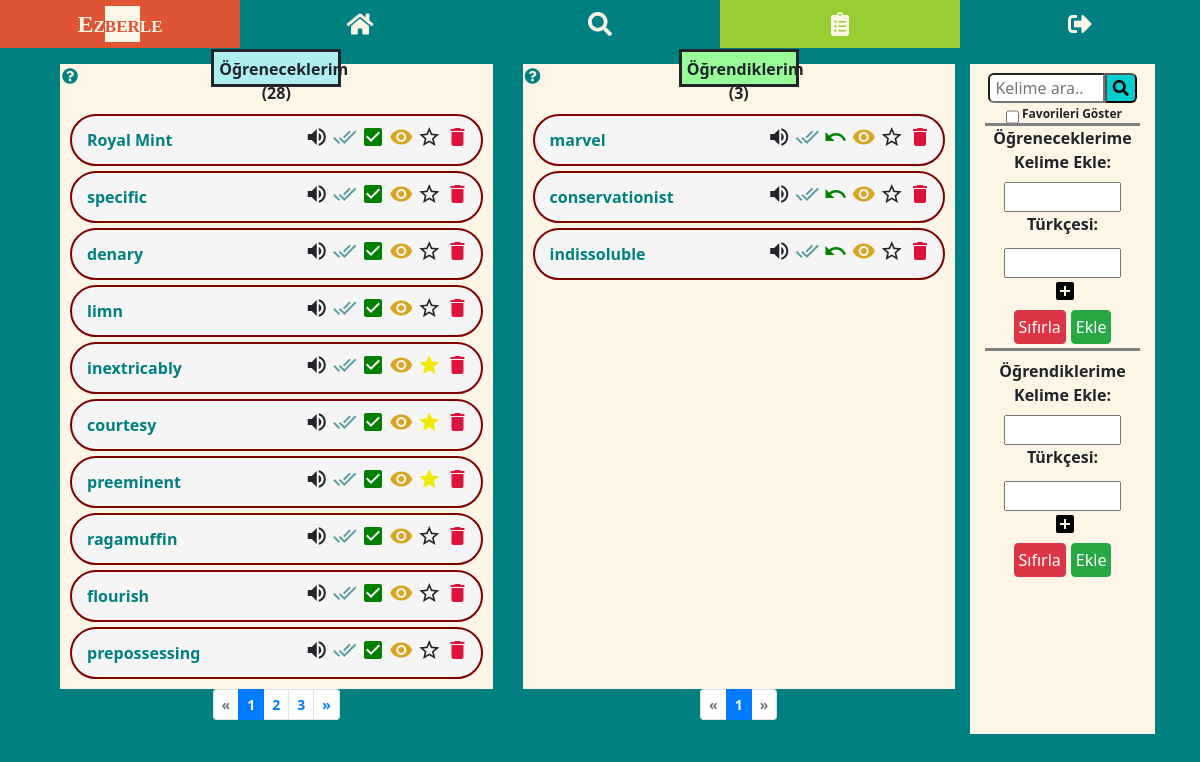
The app's page /kelime_listesi/ (signed in), older data.
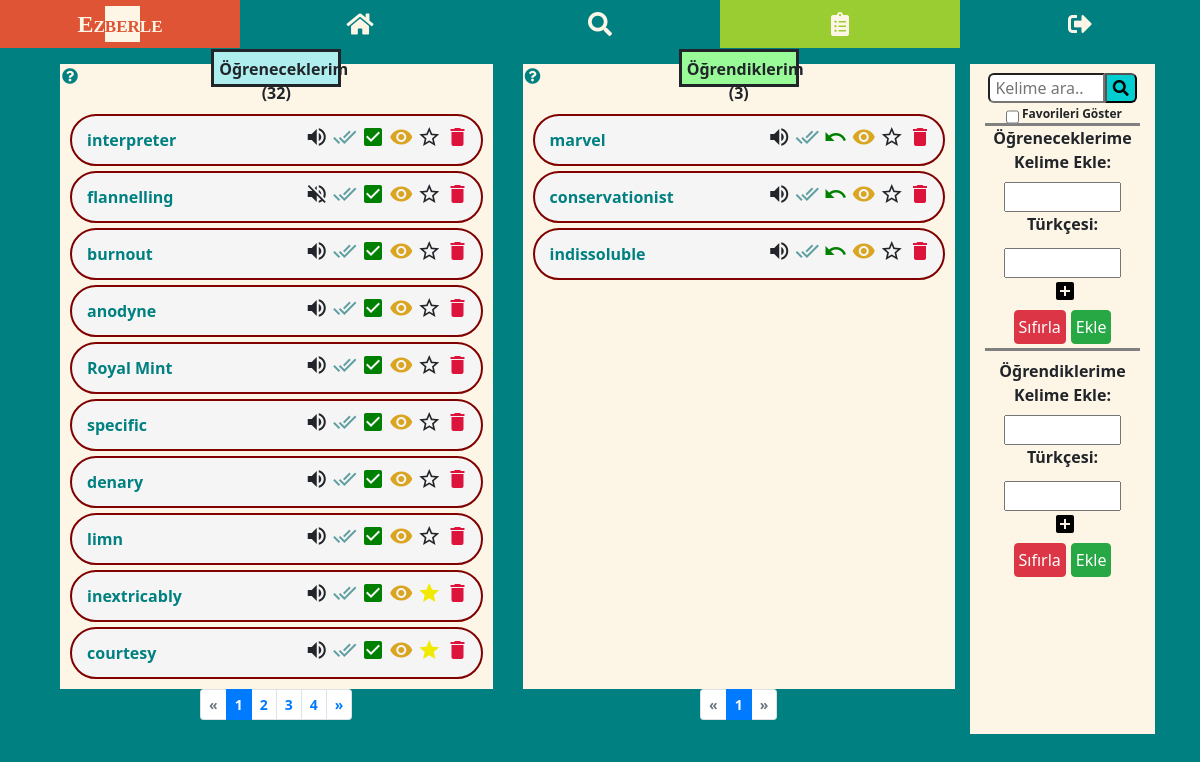
The same page, newer data.
### my_dict/models.py (models this page shows, shortened)
class WordEn(models.Model):
    user = models.ForeignKey(User, on_delete=models.CASCADE)
    english = models.CharField(max_length=100)
    audio = models.CharField(max_length=300)
    create_time = models.DateTimeField(auto_now_add=True)
    is_learned = models.BooleanField(default=False)
    is_seen = models.BooleanField(default=False)
    is_starred = models.BooleanField(default=False)
    memorize_tracker = FieldTracker(fields=['is_learned'])
    class Meta:
        ordering = ['-create_time']

### my_dict/views.py (the view)
# urls.py: path('kelime_listesi/', my_word_list, name='word-list'),
@login_required
def my_word_list(request):
    learned_words = WordEn.objects.filter(user=request.user, is_learned=True)
    unlearned_words = WordEn.objects.filter(user=request.user, is_learned=False)
    learned_count = len(learned_words)
    unlearned_count = len(unlearned_words)
    if request.method == 'POST':
        if "english-unl" in request.POST:
            word_en = request.POST.get('english-unl')
            word_tr_list = request.POST.getlist('turkish-unl[]')
            if not WordEn.objects.filter(user=request.user, english=word_en).exists():
                create_word_en = WordEn(user=request.user, english=word_en)
                create_word_en.save()
                for word_tr in word_tr_list:
                    if word_tr.strip() != "":
                        create_word_tr = create_word_en.turkish.create(turkish=word_tr)
                        create_word_tr.save()
                is_added = True
            else:
                is_added = False
            data = {'is_added': is_added}
            return JsonResponse(data)
        elif "english-l" in request.POST:
            word_en = request.POST.get('english-l')
            word_tr_list = request.POST.getlist('turkish-l[]')
            if not WordEn.objects.filter(user=request.user, english=word_en).exists():
                create_word_en = WordEn(user=request.user, english=word_en, is_learned=True)
                create_word_en.save()
                for word_tr in word_tr_list:
                    if word_tr.strip() != "":
                        create_word_tr = create_word_en.turkish.create(turkish=word_tr)
                        create_word_tr.save()
                is_added = True
            else:
                is_added = False
            data = {'is_added': is_added}
            return JsonResponse(data)
    elif request.method == "GET":
        word = request.GET.get("q")
        my_word_list_search(request, word)
    paginator_unl = Paginator(unlearned_words, 10)
    page_no_unl = request.GET.get('s')
    page_unl = paginator_unl.get_page(page_no_unl)
    paginator_l = Paginator(learned_words, 10)
    page_no_l = request.GET.get('p')
    page_l = paginator_l.get_page(page_no_l)
    context = {
        'page_obj_unl': page_unl,
        'page_obj_l': page_l,
        'learned_words': learned_words,
        'unlearned_words': unlearned_words,
        'learned_count': learned_count,
        'unlearned_count': unlearned_count,
    }
    return render(request, 'my_dict/word_list.html', context=context)

### my_dict/templates/my_dict/word_list.html (shortened to what the changed rows need)
{% extends 'base.html' %}
{% load static %}
{% block content %}
<div class="container-md" style="padding-top:48px">
<div class="row mt-3">
    <div class="col-lg-5 tbl-first pd-neg">
        <div class="tbl-words position-relative">
            <span class="title title-unl">Öğreneceklerim <br> <div>(<span class="count-unl">{{ unlearned_count }}</span>)</div></span>
            <ul class="unl-word" style="max-height:626px">
                {% if "kelime_listesi/q=" not in request.path or page_obj_unl|length > 0 %}
                    {% for word in page_obj_unl %}
                    <li data-id="{{word.id}}" class="li{{word.id}}">
                        <div class="en-section">
                            <div class="align-self-center word">
                                <a href="{% url 'dictionary' word.english %}">{{ word.english }}</a>
                            </div>
                            <div data-id="{{word.id}}" class="btn-grp" style="padding-right:3px;">
                                {% if word.audio %}
                                <i title="Dinle" style="cursor:pointer; right:10px;" class="material-icons audio">volume_up</i>
                                {% else %}
                                <i title="Ses mevcut değil" style="cursor:pointer; right:10px;" class="material-icons audio">volume_off</i>
                                {% endif %}
                                {% if word.is_seen %}
                                <i title="Görüldü" class="material-icons tick-seen dodger" style="cursor:pointer;">done_all</i>
                                {% else %}
                                <i title="Görüldü" class="material-icons tick-seen cadet" style="cursor:pointer;">done_all</i>
                                {% endif %}
                                <i title="Ezberledim" class="material-icons tick-learn memorize" style="cursor:pointer;">check_box</i>
                                <button data-toggle="collapse" data-target=".tr{{word.id}}" class="eye"><i title="Türkçelerini göster" class="material-icons" style="margin-left: -6px;margin-right:-6px">remove_red_eye</i></button>
                                {% if not word.is_starred %}
                                <i title="Favorilere ekle" class="material-icons star" style="cursor:pointer;">star_border</i>
                                {% else %}
                                <i title="Favorilere eklendi" class="material-icons star pale-yellow" style="cursor:pointer;">star</i>
                                {% endif %}
                                <i title="Sil" class="material-icons del del-unl" style="cursor:pointer;">delete</i>
                            </div>
                        </div>
                    </li>
                    {% endfor %}
                {% elif page_obj_unl|length == 0 and '$favorites' not in request.path %}
                    <li>Bu listeye <u style="color:red">{{word}}</u> için bir kelime kayıt edilmemiş.</li>
                {% endif %}
            </ul>
        </div>
        {% if 'kelime_listesi/q=' not in request.path or unl_pg_count > 9 %}
        <nav aria-label="Page navigation example">
          <ul class="pagination pagination-sm justify-content-center">
          {% for i in page_obj_unl.paginator.page_range %}
              {% if page_obj_unl.number == i %}
                  <li class="page-item active" aria-current="page">
                <span class="page-link">
                  {{ i }}
                </span>
              </li>
              {% elif i > page_obj_unl.number|add:'-5' and i < page_obj_unl.number|add:'5' %}
                   <li class="page-item"><a class="page-link" href="?s={{ i }}">{{ i }}</a></li>
              {% endif %}
          {% endfor %}
        </ul>
      </nav>
        {% endif %}
    </div>
    <div class="col-lg-5 mt-md-2 mt-lg-0 pd-neg">
        <div class="tbl-words position-relative">
            <ul class="l-word" style="max-height:626px">
                {% if "kelime_listesi/q=" not in request.path or page_obj_l|length > 0 %}
                    {% for word in page_obj_l %}
                    <li data-id="{{word.id}}" class="li{{word.id}}">
                        <div class="en-section">
                            <div class="align-self-center word">
                                <a href="{% url 'dictionary' word.english %}">{{ word.english }}</a>
                            </div>
                            <div data-id="{{word.id}}" class="btn-grp" style="padding-right:3px;">
                                {% if word.audio %}
                                <i title="Dinle" style="cursor:pointer; right:10px;" class="material-icons audio">volume_up</i>
                                {% else %}
                                <i title="Ses mevcut değil" style="cursor:pointer; right:10px;" class="material-icons audio">volume_off</i>
                                <audio src="{{word.audio}}"></audio>
                                {% endif %}
                                {% if word.is_seen %}
                                <i title="Görüldü" class="material-icons tick-seen dodger" style="cursor:pointer;">done_all</i>
                                {% else %}
                                <i title="Görüldü" class="material-icons tick-seen cadet" style="cursor:pointer;">done_all</i>
                                {% endif %}
                                <i title="Unuttum" class="material-icons tick-unlearn memorize" style="cursor:pointer;">undo</i>
                                {% if word.turkish %}
                                <button data-toggle="collapse" data-target=".tr{{word.id}}" class="eye"><i title="Türkçelerini göster" class="material-icons" style="margin-left: -6px;margin-right:-6px">remove_red_eye</i></button>
                                {% endif %}
                                {% if not word.is_starred %}
                                <i title="Favorilere ekle" class="material-icons star" style="cursor:pointer;">star_border</i>
                                {% else %}
                                <i title="Favorilere eklendi" class="material-icons star pale-yellow" style="cursor:pointer;">star</i>
                                {% endif %}
                                <i title="Sil" class="material-icons del del-l" style="cursor:pointer;">delete</i>
                            </div>
                        </div>
                    </li>
                    {% endfor %}
                {% elif page_obj_l|length == 0 and '$favorites' not in request.path %}
                    <li>Bu listeye <u style="color:red">{{word}}</u> için bir kelime kayıt edilmemiş.</li>
                {% endif %}
            </ul>
        </div>
        {% if 'kelime_listesi/q=' not in request.path or l_pg_count > 9 %}
        <nav aria-label="Page navigation example">
          <ul class="pagination pagination-sm justify-content-center">
          {% for i in page_obj_l.paginator.page_range %}
              {% if page_obj_l.number == i %}
                  <li class="page-item active" aria-current="page">
                <span class="page-link">
                  {{ i }}
                </span>
              </li>
              {% elif i > page_obj_l.number|add:'-5' and i < page_obj_l.number|add:'5' %}
                   <li class="page-item"><a class="page-link" href="?p={{ i }}">{{ i }}</a></li>
              {% endif %}
          {% endfor %}
          </ul>
        </nav>
        {% endif %}
    </div>
</div>
</div>
{% endblock %}

Row changes from the older to the newer data that the page shows:
no longer on this page (row unchanged): WordEn: english "preeminent", is_seen False (drawn), is_starred True (drawn)
no longer on this page (row unchanged): WordEn: english "ragamuffin", is_seen False (drawn), is_starred False (drawn)
no longer on this page (row unchanged): WordEn: english "flourish", is_seen False (drawn), is_starred False (drawn)
no longer on this page (row unchanged): WordEn: english "prepossessing", is_seen False (drawn), is_starred False (drawn)
added WordEn: english "interpreter", is_seen False (drawn), is_starred False (drawn)
added WordEn: english "flannelling", is_seen False (drawn), is_starred False (drawn)
added WordEn: english "burnout", is_seen False (drawn), is_starred False (drawn)
added WordEn: english "anodyne", is_seen False (drawn), is_starred False (drawn)
Text that changed along with them:
{{ unlearned_count }}: "28" → "32"
new list line: "4"
